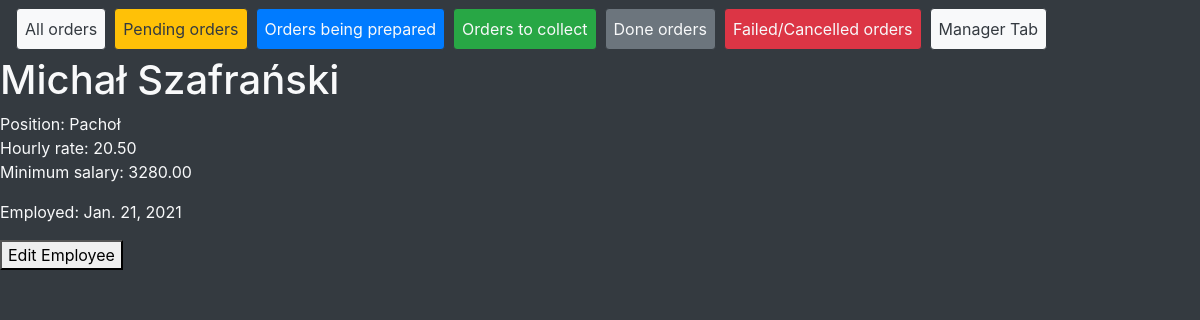
Screenshot of /ordersys/manage_employee/1 with the database file from the repository.
### ordersys/models.py (models this page shows, shortened)
class Employee(models.Model):
    user = models.OneToOneField(User, on_delete=models.CASCADE)
    first_name = models.CharField(max_length=32)
    last_name = models.CharField(max_length=32)
    position = models.CharField(max_length=32)
    employment_date = models.DateField()
    hourly_rate = models.DecimalField(max_digits=4, decimal_places=2)
    minimum_salary = models.DecimalField(max_digits=8, decimal_places=2)

### ordersys/views/manager_views.py (the view)
# urls.py: path('manage_employee/<int:pk>', views.EmployeeDetailsView.as_view(), name='employee_details'),
class EmployeeDetailsView(generic.DetailView):
    model = Employee
    template_name = 'ordersys/manager/employee_details.html'

### ordersys/templates/ordersys/manager/employee_details.html
{% extends "ordersys/base.html" %}
{% block content %}
    <h1>{{employee.first_name}} {{employee.last_name}}</h1>
    <p>
        Position: {{employee.position}}<br>
        Hourly rate: {{employee.hourly_rate}}<br>
        Minimum salary: {{employee.minimum_salary}}
    </p>
    <p>Employed: {{employee.employment_date}}</p>
    <form action="{% url 'ordersys:edit_employee' employee.id%}" method="get">
        <button type="submit">Edit Employee</button>
    </form>
{% endblock %}

### rows the page displays
Employee: first_name "Michał", last_name "Szafrański", position "Pachoł", hourly_rate "20.50", minimum_salary "3280.00", employment_date "Jan. 21, 2021"
